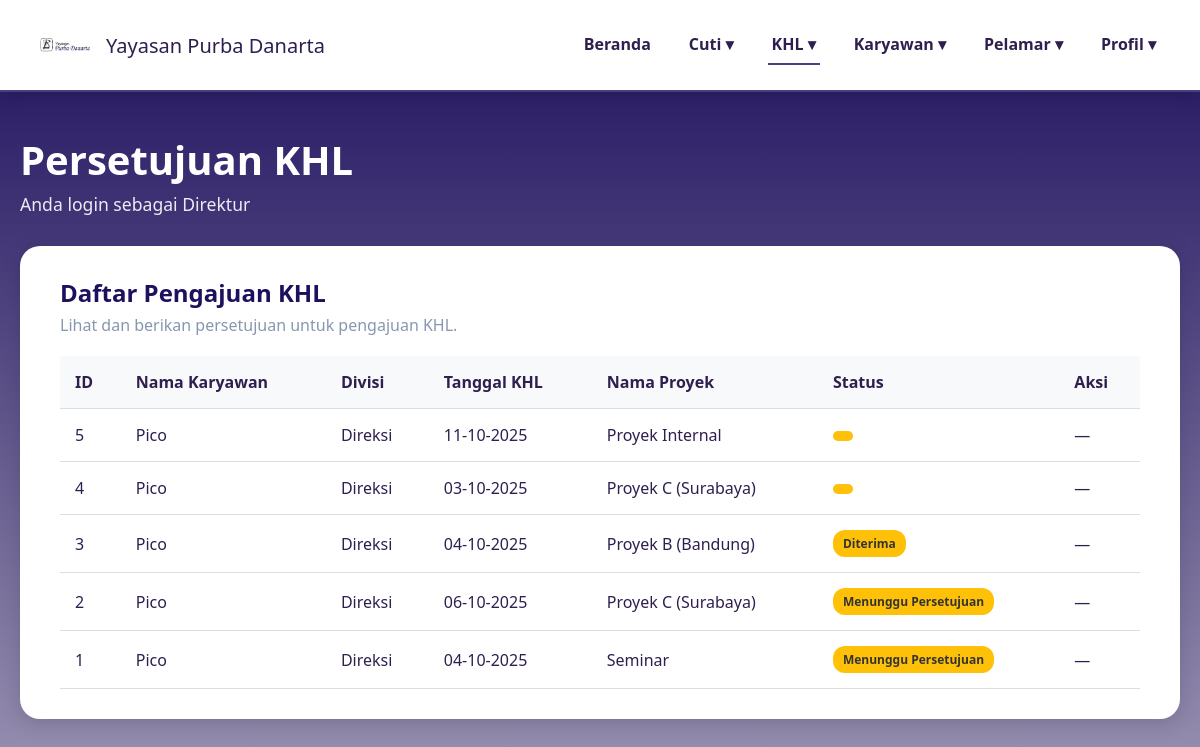
The page /persetujuan_khl_direktur.php on the database its author committed.
### tables this page shows
CREATE TABLE `pengajuan_khl` (
  `id` int(11) NOT NULL,
  `kode_karyawan` varchar(11) NOT NULL,
  `nama_karyawan` varchar(100) NOT NULL,
  `divisi` varchar(100) NOT NULL,
  `jam_mulai_kerja` time DEFAULT NULL,
  `jam_akhir_kerja` time DEFAULT NULL,
  `tanggal_khl` date NOT NULL,
  `tanggal_akhir_khl` date DEFAULT NULL,
  `jam_mulai_libur` time DEFAULT NULL,
  `jam_akhir_libur` time DEFAULT NULL,
  `nama_proyek` text DEFAULT NULL,
  `status` enum('Menunggu Persetujuan','Diterima','Ditolak') NOT NULL DEFAULT 'Menunggu Persetujuan',
  `created_at` timestamp NOT NULL DEFAULT current_timestamp()
);

### persetujuan_khl_direktur.php (the view, shortened to what this page needs)
<?php
$server = "localhost";
$username = "root";
$password = "";
$database = "ypd_ibd";
$conn = mysqli_connect($server, $username, $password, $database);
$jabatan = "Direktur";
$sql = "
    SELECT
        id,
        nama_karyawan,
        divisi,
        tanggal_khl,
        nama_proyek,
        status
    FROM
        pengajuan_khl
    ORDER BY
        id DESC
";
$result = mysqli_query($conn, $sql);
?>
<!DOCTYPE html>
<html>
<head>
</head>
<body>
<header>
    <div class="logo">
        <img src="image/namayayasan.png" alt="Logo Yayasan">
        <span>Yayasan Purba Danarta</span>
    </div>
    <nav>
        <ul>
            <li><a href="dashboarddirektur.php">Beranda</a></li>
            <li><a href="#">Cuti ▾</a>
            </li>
            <li style="border-bottom: 2px solid var(--accent-color);"><a href="#">KHL ▾</a>
            </li>
            <li><a href="#">Karyawan ▾</a>
            </li>
            <li><a href="#">Pelamar ▾</a>
            </li>
            <li><a href="#">Profil ▾</a>
            </li>
        </ul>
    </nav>
</header>
<main>
    <div class="welcome-section">
        <h1>Persetujuan KHL</h1>
        <p>Anda login sebagai <?= htmlspecialchars($jabatan) ?></p>
    </div>
    <div class="card">
        <h2>Daftar Pengajuan KHL</h2>
        <p>Lihat dan berikan persetujuan untuk pengajuan KHL.</p>
        <table class="data-table">
            <thead>
                <tr>
                    <th>ID</th>
                    <th>Nama Karyawan</th>
                    <th>Divisi</th>
                    <th>Tanggal KHL</th>
                    <th>Nama Proyek</th>
                    <th>Status</th>
                    <th>Aksi</th>
                </tr>
            </thead>
            <tbody>
                <?php if (mysqli_num_rows($result) > 0): ?>
                    <?php while($khl = mysqli_fetch_assoc($result)):
                        $status_text = htmlspecialchars($khl['status']);
                        $status_class = 'status-pending';
                        $action_button = '';
                        if (strpos($status_text, 'Menunggu Direktur') !== false) {
                            $action_button = '<a href="detail_khl_direktur.php?id=' . $khl['id'] . '" class="action-btn">Lihat/Aksi</a>';
                        } else {
                            $action_button = '—';
                        }
                    ?>
                        <tr>
                            <td data-label="ID"><?= htmlspecialchars($khl['id']) ?></td>
                            <td data-label="Nama Karyawan"><?= htmlspecialchars($khl['nama_karyawan']) ?></td>
                            <td data-label="Divisi"><?= htmlspecialchars($khl['divisi']) ?></td>
                            <td data-label="Tanggal KHL"><?= date('d-m-Y', strtotime($khl['tanggal_khl'])) ?></td>
                            <td data-label="Nama Proyek"><?= htmlspecialchars($khl['nama_proyek']) ?></td>
                            <td data-label="Status"><span class="status-badge <?= $status_class ?>"><?= $status_text ?></span></td>
                            <td data-label="Aksi"><?= $action_button ?></td>
                        </tr>
                    <?php endwhile; ?>
                <?php else: ?>
                    <tr>
                        <td colspan="7" style="text-align:center;">Tidak ada pengajuan KHL yang ditemukan.</td>
                    </tr>
                <?php endif; ?>
            </tbody>
        </table>
    </div>
</main>
</body>
</html>

### persetujuan_khl_direktur.php (style rules this page uses)
:root { --primary-color: #1E105E; --secondary-color: #8897AE; --accent-color: #4a3f81; --card-bg: #FFFFFF; --text-color-light: #fff; --text-color-dark: #2e1f4f; --shadow-light: rgba(0,0,0,0.15); --shadow-strong: rgba(0,0,0,0.25); --success-color: #4CAF50; --danger-color: #dc3545; --info-color: #FFC107; }
body { margin: 0; font-family: 'Segoe UI', Tahoma, Geneva, Verdana, sans-serif; background: linear-gradient(180deg, var(--primary-color) 0%, #a29bb8 100%); min-height: 100vh; color: var(--text-color-light); padding-bottom: 40px; }
header { background: var(--card-bg); padding: 20px 40px; display: flex; justify-content: space-between; align-items: center; border-bottom: 2px solid var(--accent-color); flex-wrap: wrap; box-shadow: 0 4px 15px var(--shadow-light); }
.logo { display: flex; align-items: center; gap: 16px; font-weight: 500; font-size: 20px; color: var(--text-color-dark); }
.logo img { width: 50px; height: 50px; object-fit: contain; border-radius: 50%; }
nav ul { list-style: none; margin: 0; padding: 0; display: flex; gap: 30px; }
nav li { position: relative; }
nav a { text-decoration: none; color: var(--text-color-dark); font-weight: 600; padding: 8px 4px; display: block; transition: color 0.3s ease; }
main { max-width: 1200px; margin: 40px auto; padding: 0 20px; }
.welcome-section { text-align: left; margin-bottom: 30px; }
.welcome-section h1 { font-size: 2.5rem; margin: 0; color: var(--text-color-light); }
.welcome-section p { font-size: 1.1rem; margin-top: 5px; opacity: 0.9; color: var(--text-color-light); }
.card { background: var(--card-bg); color: var(--text-color-dark); border-radius: 20px; padding: 30px 40px; box-shadow: 0 5px 20px var(--shadow-light); }
h2 { margin-top: 0; color: var(--primary-color); margin-bottom: 5px; }
.card > p { margin-top: 0; color: var(--secondary-color); margin-bottom: 20px; }
.data-table { width: 100%; border-collapse: collapse; margin-top: 15px; }
.data-table th, .data-table td { padding: 15px; text-align: left; border-bottom: 1px solid #ddd; }
.data-table th { background-color: #f8f9fa; }
.status-badge { display: inline-block; padding: 5px 10px; border-radius: 12px; font-size: 12px; font-weight: bold; white-space: nowrap; }
.status-pending { background-color: var(--info-color); color: #333; }

### rows shown on the page
pengajuan_khl: id "5", nama_karyawan "Pico", divisi "Direksi", tanggal_khl "11-10-2025", nama_proyek "Proyek Internal", status "—"
pengajuan_khl: id "4", nama_karyawan "Pico", divisi "Direksi", tanggal_khl "03-10-2025", nama_proyek "Proyek C (Surabaya)", status "—"
pengajuan_khl: id "3", nama_karyawan "Pico", divisi "Direksi", tanggal_khl "04-10-2025", nama_proyek "Proyek B (Bandung)", status "Diterima", status "—"
pengajuan_khl: id "2", nama_karyawan "Pico", divisi "Direksi", tanggal_khl "06-10-2025", nama_proyek "Proyek C (Surabaya)", status "Menunggu Persetujuan", status "—"
pengajuan_khl: id "1", nama_karyawan "Pico", divisi "Direksi", tanggal_khl "04-10-2025", nama_proyek "Seminar", status "Menunggu Persetujuan", status "—"

### other values the page prints
$jabatan "Direktur"
